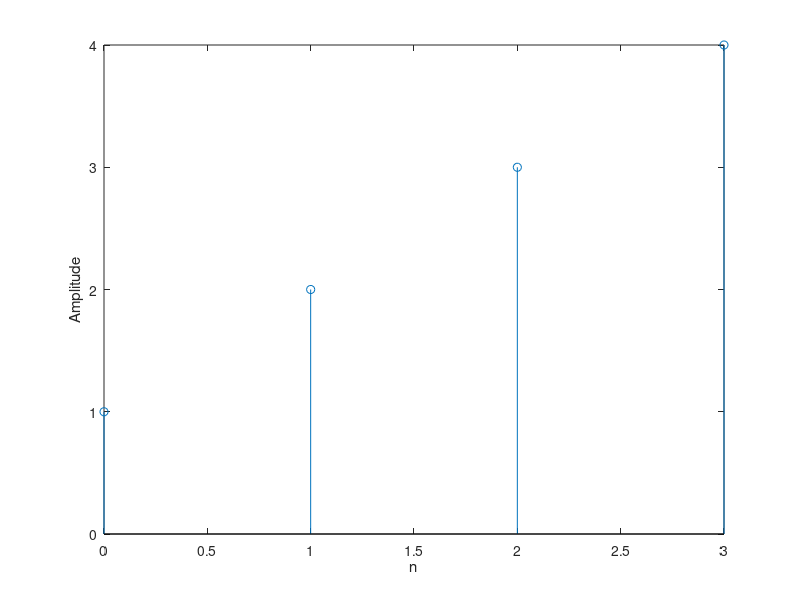

The MATLAB script that drew this image:
clc;
clear all;
close all;

N = 4;
i = 0:1:N-1;

x = zeros(1, N);
X = [10 -2+2j -2 -2-2j];

for n=1:N
  for k=1:N
    x(n) = x(n) + X(k) * exp(j * 2 * pi / N * (k - 1) * (n - 1));
  endfor
  x(n) = x(n) / N;
endfor

disp(x);

stem(i, x);
xlabel("n");
ylabel("Amplitude");
